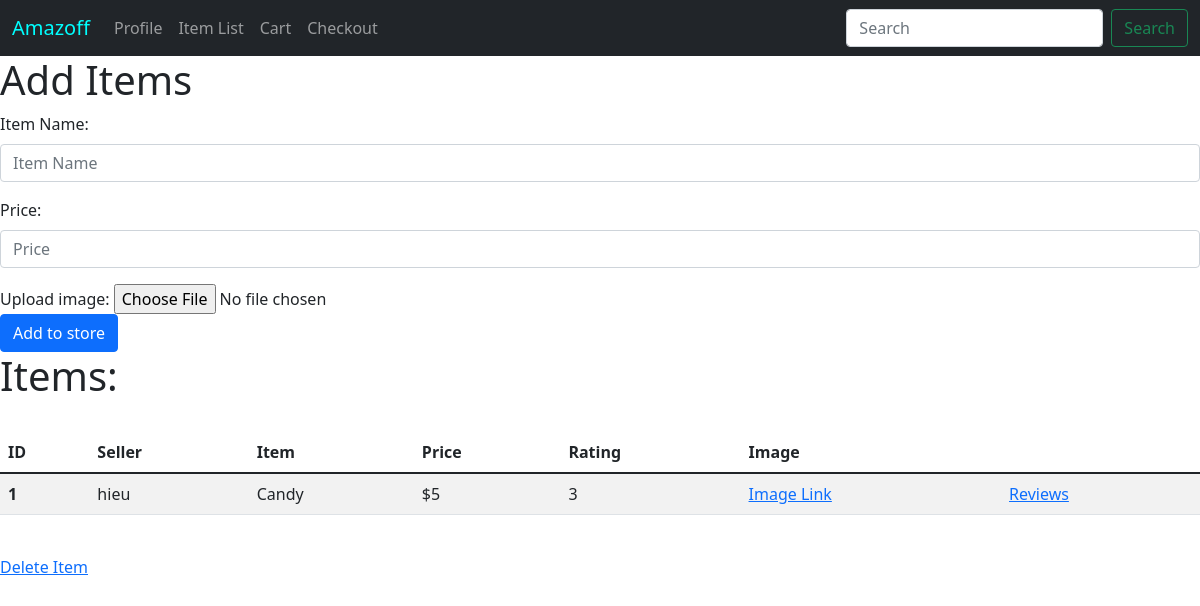
/items, run on an earlier commit of the app's database.
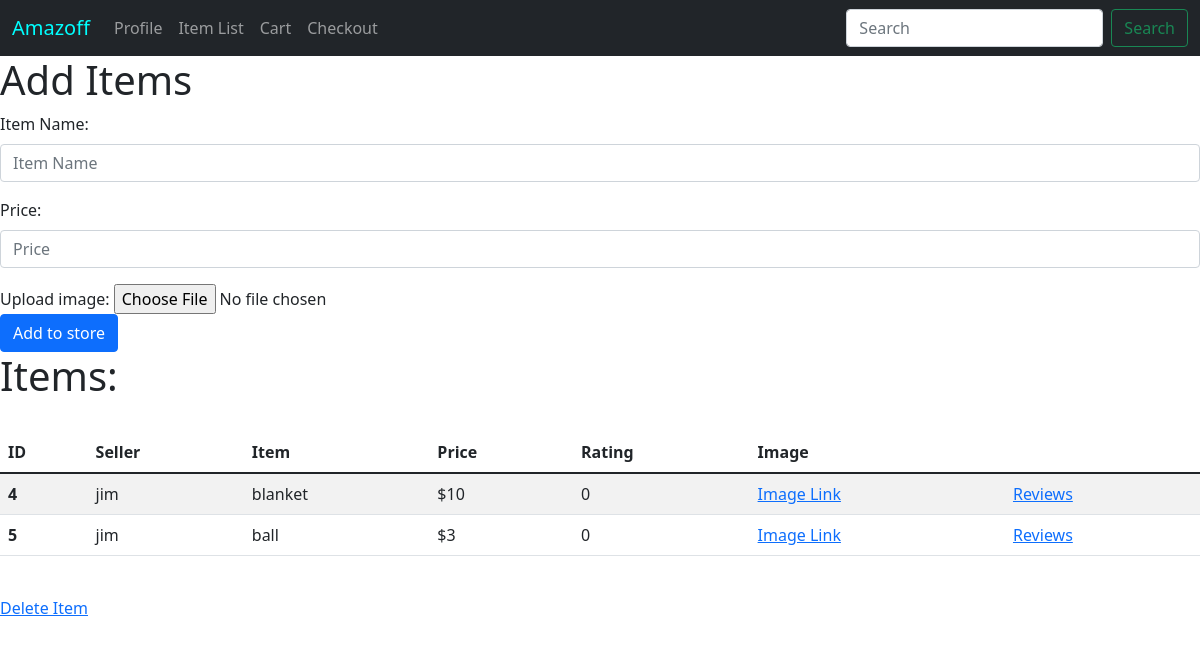
And on a later commit of the database.
### app/models.py (models this page shows, shortened)
class Item(db.Model):
    __searchable__ = ['itemname']
    id = db.Column(db.Integer, primary_key=True)
    itemname = db.Column(db.String(64))
    seller = db.Column(db.String(64), db.ForeignKey('user.username'))
    price = db.Column(db.Integer)
    rating = db.Column(db.Integer)
    numberofratings = db.Column(db.Integer)
    sumofratings = db.Column(db.Integer)
    img = db.Column(db.Text)
    name = db.Column(db.Text)
    mimetype = db.Column(db.Text)
    reviews = db.relationship('Review')

### app/routes.py (the view, shortened to what this page needs)
@myapp_obj.route('/items', methods=['GET', 'POST'])
def addItem():
    return render_template('itemspage.html', items=Item.query.all())

### app/models.py
class SearchForm(FlaskForm):
    searched = StringField("Searched", validators = [DataRequired()])
    submit = SubmitField("Submit")

### app/routes.py (called while the page is built)
@myapp_obj.context_processor
def base():
    form = SearchForm()
    return dict(form = form)

### app/templates/itemspage.html (shortened to what this page needs)
{% extends 'base.html' %}
{% block body %}
<h1>Add Items</h1>
<form action="#" enctype="multipart/form-data" method="post">
    <div class="mb-3">
        <label class="form-label">Item Name:</label>
        <input type="text" class="form-control" placeholder="Item Name" name="item">
    </div>
    <div class="mb-3">
        <label class="form-label">Price:</label>
        <input type="number" class="form-control" placeholder="Price" name="price">
    </div>
    <div class="form-group">
    <label class"form-label">Upload image:</label>
    <input type="file" class="form-control-file" name="pic">
    </div>
    <input type="submit" class="btn btn-primary" name="add_to_store" value="Add to store">
</form>
<h1>Items:</h1>
  <br>
  <table class="table table-striped">
  <thead>
    <tr>
      <th scope="col">ID</th>
      <th scope="col">Seller</th>
      <th scope="col">Item</th>
      <th scope="col">Price</th>
      <th scope="col">Rating</th>
      <th scope="col">Image</th>
    </tr>
  </thead>
  <tbody>
	  {% for item in items %}
    <tr>
      <th scope="row">{{ item.id }}</th>
      <td>{{ item.seller }}</td>
      <td>{{ item.itemname}}</td>
      <td>${{ item.price }}</td>
      <td>{{ item.rating }}</td>
      <td><a href="{{url_for('viewImage', id=item.id)}}">Image Link</a>
      <td><a href="{{url_for('itemReviews', id=item.id)}}">Reviews</a>
    </tr>
    {% endfor %}
  </tbody>
</table>
<br>
<a href="{{url_for('deleteItem')}}"> Delete Item </a>
</body>
{% endblock %}

### app/templates/base.html (shortened to what this page needs)
<!doctype html>
<html lang="en">
    <head>
        <link href="https://cdn.jsdelivr.net/npm/bootstrap@5.1.3/dist/css/bootstrap.min.css" rel="stylesheet">
    </head>
    <body>
    {% block content %}
        <nav class="navbar navbar-expand-lg navbar-dark bg-dark">
            <div class="container-fluid">
                <span class = "navbar-brand mb-0 h1" style="color: aqua;"> Amazoff </span>
                <div class="collapse navbar-collapse" id="navbarSupportedContent" style="color: white">
                    <ul class="navbar-nav me-auto mb-2 mb-lg-0">
                        <li class="nav-item">
                            <a class="nav-link" href="{{url_for('profile')}}"> Profile </a>
                        </li>
                        <li class="nav-item">
                            <a class="nav-link" href="{{url_for('addItem')}}"> Item List </a>
                        </li>
                        <li class="nav-item">
                            <a class="nav-link" href="{{url_for('cart')}}"> Cart </a>
                        </li>
                        <li class="nav-item">
                            <a class="nav-link" href="{{url_for('buyItems')}}"> Checkout </a>
                        </li>
                    </ul>
                    <form method="POST" action="{{url_for('search')}}" class="d-flex">
                        <input class="form-control me-2" type="search" placeholder="Search" aria-label="Search" name = "searched">
                        <button class="btn btn-outline-success" type="submit"> Search </button>
                    </form>
                </div>
            </div>
        </nav>
        {% block body %}
        {% endblock %}
    {% endblock %}
</html>

What changed in the data, as far as the page shows it:
removed Item: id "1", seller "hieu", itemname "Candy", price "5", rating "3"
added Item: id "4", seller "jim", itemname "blanket", price "10", rating "0"
added Item: id "5", seller "jim", itemname "ball", price "3", rating "0"
